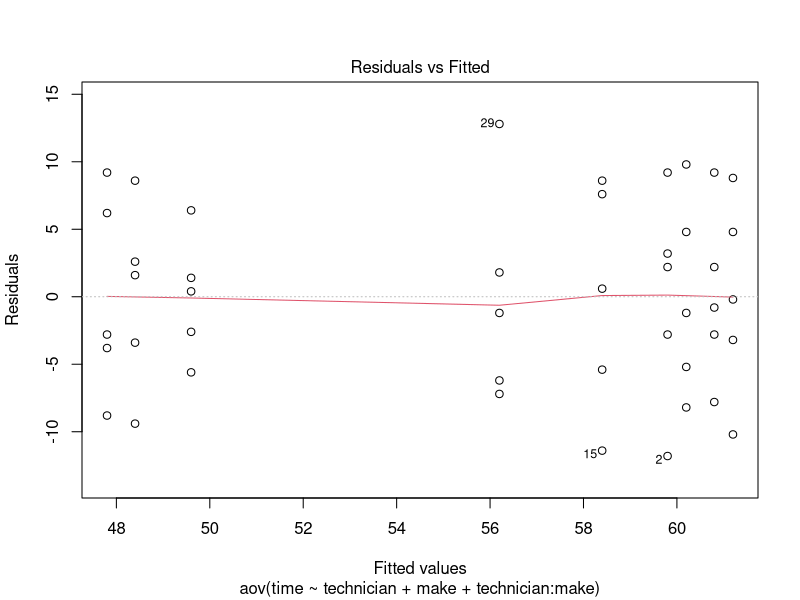
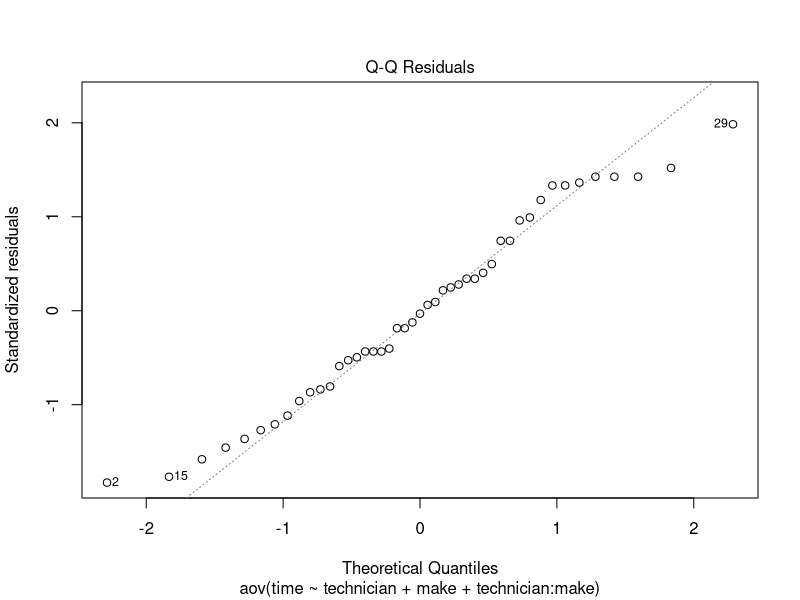
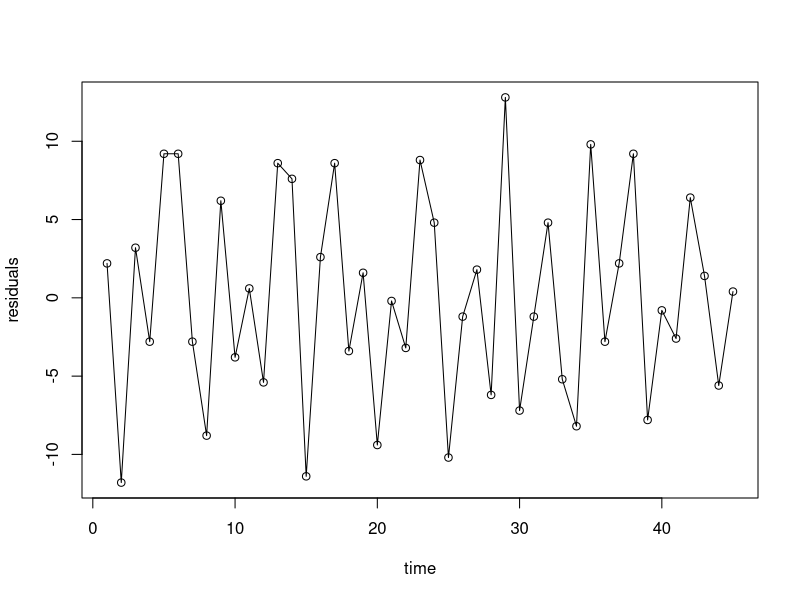
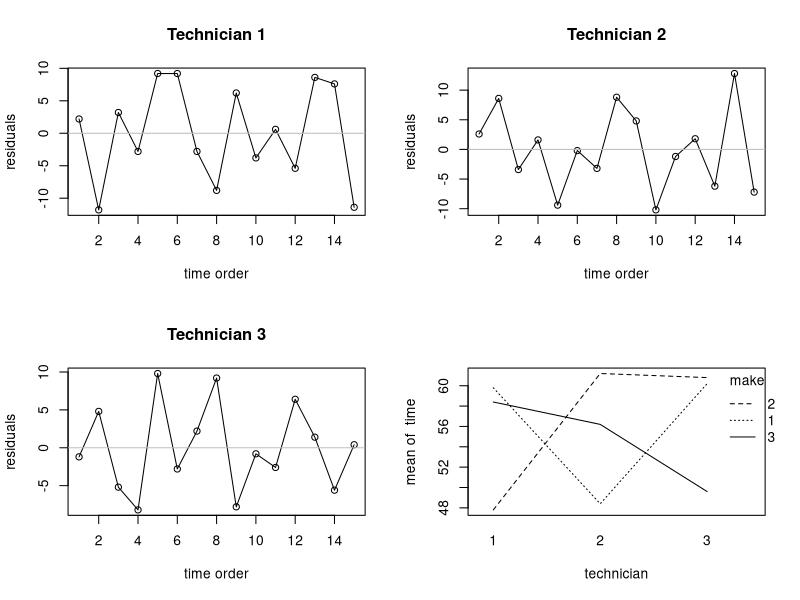

The R script that drew these images, in order:
## ---- chunk 1
knitr::opts_chunk$set(echo = TRUE)
## ---- chunk 2
library(plyr)
library(lmtest)
## ---- chunk 3
dt <- read.table("./data/CH19PR16.txt", 
                      col.names =  c("time", "technician", "make", "disk_drive"))
dt[,2] = as.factor(dt[,2])
dt[,3] = as.factor(dt[,3])
dt[,4] = as.factor(dt[,4])
## ---- chunk 4
fitted_values = ddply(dt, .(technician, make), summarize, 
      mean=mean(time))
fitted_values
## ---- chunk 5
anova2way = aov(time~technician+make+technician:make, data=dt)
technician = rep(c("technician 1", "technician 2", "technician 3"), each=15)
make = rep(rep(c("make 1", "make 2", "make 3"), each=5), 3)
res=data.frame(technician, make, residuals=anova2way$residuals)
res
## ---- chunk 6
## plot residuals vs fitted value 
plot(anova2way, which=1)
## ---- chunk 7
plot(anova2way, which=2)
## ---- chunk 8
lm.fit = lm(time~technician+make+technician:make, data=dt)
StdErr = summary(lm.fit)$sigma
n = length(res$residuals)
ExpVals = sapply(1:n, function(k) StdErr*qnorm((k-.375)/(n+.25)) )
r = cor(ExpVals, sort(res$residuals))
r
## ---- chunk 9
plot(res$residuals, type="o", xlab="time", ylab="residuals")
par(mfrow=c(2,2))
plot(res$residuals[1:15], type="o", xlab="time order", ylab="residuals", main="Technician 1")
abline(h=0, col="gray")
plot(res$residuals[16:30], type="o", xlab="time order", ylab="residuals", main="Technician 2")
abline(h=0, col="gray")
plot(res$residuals[31:45], type="o", xlab="time order", ylab="residuals", main="Technician 3")
abline(h=0, col="gray")
## ---- chunk 10
technician = dt$technician
make = dt$make
time = dt$time
interaction.plot(technician, make, time)
## ---- chunk 11
summary(anova2way)
## ---- chunk 12
qf(0.99, 4, 36)
## ---- chunk 13
summary(anova2way)[[1]]$Pr[3]
## ---- chunk 14
qf(.99, 2, 36)
## ---- chunk 15
summary(anova2way)[[1]]$Pr[1]
## ---- chunk 16
qf(.99, 2, 36)
## ---- chunk 17
summary(anova2way)[[1]]$Pr[2]
## ---- chunk 18
summary(anova2way)[[1]][3][4,]
## ---- chunk 19
qt(.995, 36)
## ---- chunk 20
fitted_values$mean[1]
## ---- chunk 21
## µ22
fitted_values$mean[5]

## µ21
fitted_values$mean[4]
## ---- chunk 22
qt(0.995, 36)
## ---- chunk 23
d = c(12, 1.4, -10.6, -12.6, -7.8, 5, -0.6, 10.6, 11.2)
s = 4.56114
t = 2.51104
ci = data.frame(lower = d-s*t, upper = d+s*t)
rownames(ci) = paste("D", 1:9, sep='')
ci
